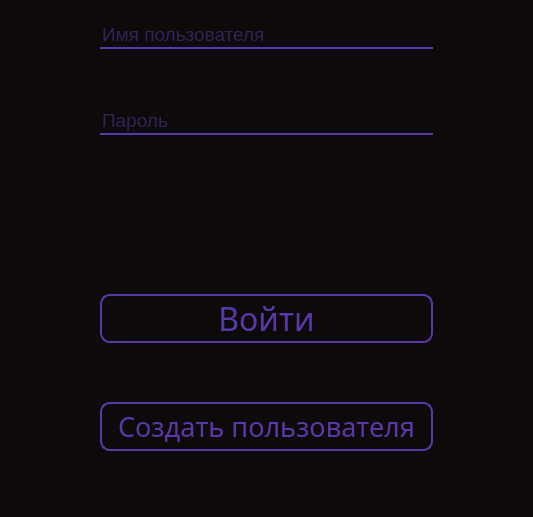
<?xml version="1.0" encoding="UTF-8"?>
<ui version="4.0">
 <class>Dialog</class>
 <widget class="QDialog" name="Dialog">
  <property name="geometry">
   <rect>
    <x>0</x>
    <y>0</y>
    <width>533</width>
    <height>517</height>
   </rect>
  </property>
  <property name="windowTitle">
   <string>Вход</string>
  </property>
  <layout class="QVBoxLayout" name="verticalLayout">
   <property name="spacing">
    <number>0</number>
   </property>
   <property name="leftMargin">
    <number>0</number>
   </property>
   <property name="topMargin">
    <number>0</number>
   </property>
   <property name="rightMargin">
    <number>0</number>
   </property>
   <property name="bottomMargin">
    <number>0</number>
   </property>
   <item>
    <widget class="QWidget" name="widget" native="true">
     <property name="styleSheet">
      <string notr="true">QWidget{
	background-color: rgb(13, 10, 9);
	color: rgb(89, 56, 171);
}</string>
     </property>
     <layout class="QVBoxLayout" name="verticalLayout_2">
      <property name="leftMargin">
       <number>100</number>
      </property>
      <property name="rightMargin">
       <number>100</number>
      </property>
      <property name="bottomMargin">
       <number>50</number>
      </property>
      <item>
       <widget class="QLineEdit" name="usernameField">
        <property name="font">
         <font>
          <family>Segoe UI</family>
          <pointsize>14</pointsize>
         </font>
        </property>
        <property name="styleSheet">
         <string notr="true">background-color: rgb(13, 10, 9);
color: rgb(89, 56, 171);
border-style: none;
border-bottom: 2px solid rgb(89, 56, 171);

</string>
        </property>
        <property name="text">
         <string/>
        </property>
        <property name="placeholderText">
         <string>Имя пользователя</string>
        </property>
       </widget>
      </item>
      <item>
       <spacer name="verticalSpacer">
        <property name="orientation">
         <enum>Qt::Vertical</enum>
        </property>
        <property name="sizeType">
         <enum>QSizePolicy::Fixed</enum>
        </property>
        <property name="sizeHint" stdset="0">
         <size>
          <width>20</width>
          <height>40</height>
         </size>
        </property>
       </spacer>
      </item>
      <item>
       <widget class="QLineEdit" name="passwordField">
        <property name="font">
         <font>
          <family>Segoe UI</family>
          <pointsize>14</pointsize>
         </font>
        </property>
        <property name="styleSheet">
         <string notr="true">background-color: rgb(13, 10, 9);
color: rgb(89, 56, 171);
border-style: none;
border-bottom: 2px solid rgb(89, 56, 171);

</string>
        </property>
        <property name="text">
         <string/>
        </property>
        <property name="echoMode">
         <enum>QLineEdit::Password</enum>
        </property>
        <property name="placeholderText">
         <string>Пароль</string>
        </property>
       </widget>
      </item>
      <item>
       <widget class="QLabel" name="error_label">
        <property name="maximumSize">
         <size>
          <width>16777215</width>
          <height>121</height>
         </size>
        </property>
        <property name="font">
         <font>
          <family>Segoe UI</family>
          <pointsize>10</pointsize>
         </font>
        </property>
        <property name="styleSheet">
         <string notr="true">color: rgb(171, 3, 112)</string>
        </property>
        <property name="text">
         <string/>
        </property>
        <property name="alignment">
         <set>Qt::AlignLeading|Qt::AlignLeft|Qt::AlignTop</set>
        </property>
       </widget>
      </item>
      <item>
       <widget class="QPushButton" name="login_btn">
        <property name="minimumSize">
         <size>
          <width>0</width>
          <height>49</height>
         </size>
        </property>
        <property name="font">
         <font>
          <family>Segoe UI Semibold</family>
          <pointsize>24</pointsize>
         </font>
        </property>
        <property name="cursor">
         <cursorShape>PointingHandCursor</cursorShape>
        </property>
        <property name="styleSheet">
         <string notr="true">QPushButton{
background-color: rgb(13, 10, 9);
color: rgb(89, 56, 171);
border-style: solid;
border-width: 2px;
border-radius: 10;
border-color: rgb(89, 56, 171);
}
QPushButton:hover{
	background-color:qlineargradient(spread:pad, x1:0, y1:0, x2:1, y2:0, stop:0 rgba(13, 10, 9, 255), 	stop:1 rgba(31, 17, 25, 255));
	border-color: rgb(130, 96, 171)
}
QPushButton:focus{
	outline:none;
	background-color:qlineargradient(spread:pad, x1:0, y1:0, x2:1, y2:0, stop:0 rgba(13, 10, 9, 255), 	stop:1 rgba(31, 17, 25, 255));
	border-color: rgb(130, 96, 171)
}
</string>
        </property>
        <property name="text">
         <string>Войти</string>
        </property>
       </widget>
      </item>
      <item>
       <spacer name="verticalSpacer_2">
        <property name="orientation">
         <enum>Qt::Vertical</enum>
        </property>
        <property name="sizeType">
         <enum>QSizePolicy::Fixed</enum>
        </property>
        <property name="sizeHint" stdset="0">
         <size>
          <width>20</width>
          <height>40</height>
         </size>
        </property>
       </spacer>
      </item>
      <item>
       <widget class="QPushButton" name="signup_btn">
        <property name="minimumSize">
         <size>
          <width>0</width>
          <height>49</height>
         </size>
        </property>
        <property name="font">
         <font>
          <family>Segoe UI Semibold</family>
          <pointsize>20</pointsize>
         </font>
        </property>
        <property name="cursor">
         <cursorShape>PointingHandCursor</cursorShape>
        </property>
        <property name="styleSheet">
         <string notr="true">QPushButton{
background-color: rgb(13, 10, 9);
color: rgb(89, 56, 171);
border-style: solid;
border-width: 2px;
border-radius: 10;
border-color: rgb(89, 56, 171);
}
QPushButton:hover{
	background-color:qlineargradient(spread:pad, x1:0, y1:0, x2:1, y2:0, stop:0 rgba(13, 10, 9, 255), 	stop:1 rgba(31, 17, 25, 255));
	border-color: rgb(130, 96, 171)
}
QPushButton:focus{
	outline:none;
	background-color:qlineargradient(spread:pad, x1:0, y1:0, x2:1, y2:0, stop:0 rgba(13, 10, 9, 255), 	stop:1 rgba(31, 17, 25, 255));
	border-color: rgb(130, 96, 171)
}</string>
        </property>
        <property name="text">
         <string>Создать пользователя</string>
        </property>
       </widget>
      </item>
     </layout>
    </widget>
   </item>
  </layout>
 </widget>
 <resources/>
 <connections/>
</ui>
